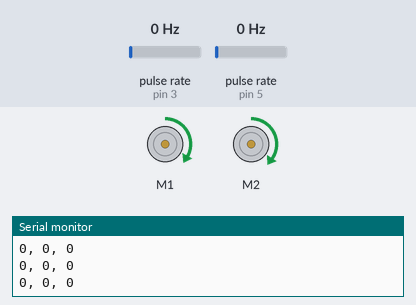
Bench run of a sketch on a simulated Arduino Uno, built with avr-gcc and run on an emulated ATmega328P. Parts: 2 × DC motor (green arrow = forward, orange = backward, longer = faster), the last lines printed to the serial monitor. Wiring (inferred from the names in the program): 2 × pulse sensor: data pin 3 / data pin 5. The test bench sets the inputs (shaded band); at power-on: pulse rate (sensors on pin 3, pin 5) 0 Hz.

Above: at 1.2 s.
1.3 s: pulse rate (sensor on pin 3) set to 4 Hz
At 2.55 s:
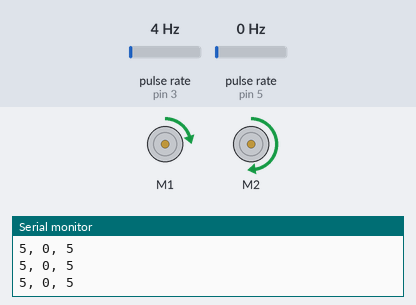
4.3 s: pulse rate (sensor on pin 5) set to 50 Hz
6.8 s: pulse rate (sensor on pin 3) set to 100 Hz
At 9.3 s:
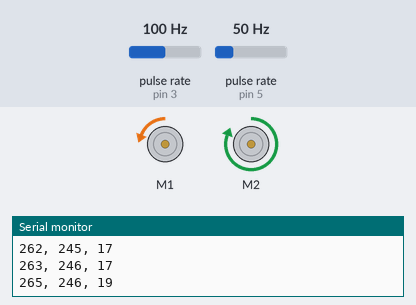
9.8 s: pulse rate (sensor on pin 5) set to 150 Hz
At 12.5 s:
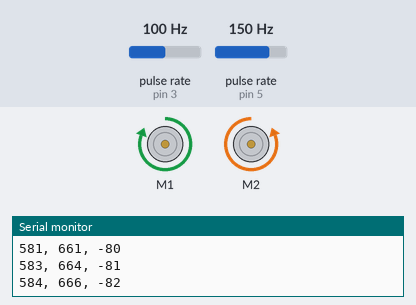
12.8 s: pulse rate (sensor on pin 3) set to 182 Hz
At 15.7 s:
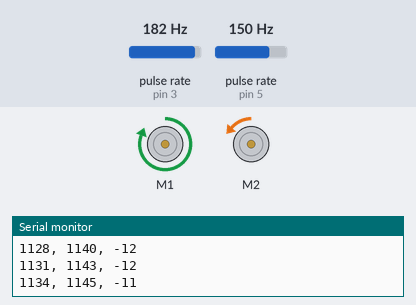
15.8 s: pulse rate (sensor on pin 5) set to 182 Hz
Timing chart, 0 to 19.8 s (numbered marks = the images above; inputs shaded):
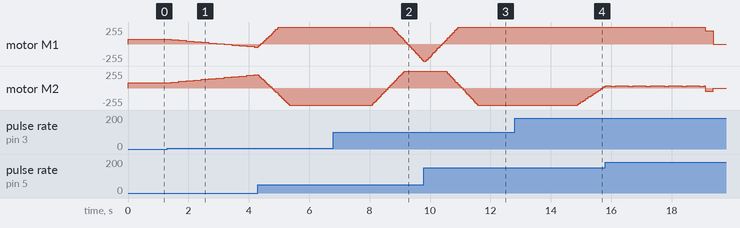

The sketch:

MotorCalibration.ino
```cpp
#include "DualVNH5019MotorShield.h"
#include "PinChangeInt.h"

#define pinEncoderL 3
#define pinEncoderR 5

DualVNH5019MotorShield md;

#define SPEED_MOVE 250
#define SPEED_SPIN 250
#define SPEED_CALIBRATE 100
#define MOTOR_MULTIPLIER 0.92

//29.70
/*
423
835
820
820
422
412
//
*/
volatile long encoderCountLeft, encoderCountRight;
long prevTick;
double integral;

int mode = 0;

void setup() {
  Serial.begin(9600);
  md.init();

  pinMode(pinEncoderL, INPUT);
  pinMode(pinEncoderR, INPUT);

  PCintPort::attachInterrupt(pinEncoderL, incLeft, RISING);
  PCintPort::attachInterrupt(pinEncoderR, incRight, RISING);
}

void loop() {
  forward(60);
//  reverse(120);
//  rotateRight(90);
//  rotateRight(90);
//  rotateRight(90);
//  rotateRight(90);
//  rotateLeft(90);
//  rotateLeft(90);
//  rotateLeft(90);
//  rotateLeft(90);
  delay(1000000);
}

void incLeft() {
  encoderCountLeft++;
}

void incRight() {
  encoderCountRight++;
}

double computePID() {
  Serial.println(String(encoderCountLeft) + ", " + String(encoderCountRight) + ", " + String(encoderCountLeft - encoderCountRight));
  double kp, ki, kd, p, i, d, error, pid;

  kp = 15; // trial and error
  ki = 0.005;
  kd = 0.025;

  error = encoderCountLeft - encoderCountRight;
  integral += error;

  p = kp * error;
  i = ki * integral;
  d = kd * (prevTick - encoderCountLeft);
  pid = p + i + d;

  prevTick = encoderCountLeft;

  return pid;
}

void forward(double cm) {
  double pid;
  int targetTick;
  integral = 0;
  encoderCountLeft = encoderCountRight = prevTick = 0;

  targetTick = cm * 30.3; // Caliberated to 30.25 ticks per cm

  if (mode == 0) {
    while (encoderCountLeft < min(50, targetTick)) {
      pid = computePID();
      md.setSpeeds((0.5 * SPEED_MOVE * MOTOR_MULTIPLIER) - pid, (0.5 * SPEED_MOVE) + pid);
    }
    while (encoderCountLeft < targetTick  - 50) {
      pid = computePID();
      md.setSpeeds((SPEED_MOVE * MOTOR_MULTIPLIER) - pid, SPEED_MOVE + pid);
    }
    while (encoderCountLeft < targetTick) {
      pid = computePID();
      md.setSpeeds((0.5 * SPEED_MOVE * MOTOR_MULTIPLIER) - pid, (0.5 * SPEED_MOVE) + pid);
    }
  }
  else if (mode == 1) {
    while (encoderCountLeft < targetTick) {
      pid = computePID();
      md.setSpeeds((SPEED_CALIBRATE * MOTOR_MULTIPLIER) - pid, SPEED_CALIBRATE + pid);
    }
  }

  md.setBrakes(400, 400);
  delay(100);
}


void reverse(double cm) {
  double pid;
  int targetTick;
  integral = 0;
  encoderCountLeft = encoderCountRight = prevTick = 0;

  targetTick = cm * 30.3; // Caliberated to 30.25 ticks per cm

  if (mode == 0) {
    while (encoderCountLeft < min(50, targetTick)) {
      pid = computePID();
      md.setSpeeds(-((0.5 * SPEED_MOVE * MOTOR_MULTIPLIER) - pid), -((0.5 * SPEED_MOVE) + pid));
    }
    while (encoderCountLeft < targetTick - 50) {
      pid = computePID();
      md.setSpeeds(-((SPEED_MOVE * MOTOR_MULTIPLIER) - pid), -(SPEED_MOVE + pid));
    }
    while (encoderCountLeft < targetTick) {
      pid = computePID();
      md.setSpeeds(-((0.5 * SPEED_MOVE * MOTOR_MULTIPLIER) - pid), -((0.5 * SPEED_MOVE) + pid));
    }
  }
  else if (mode == 1) {
    while (encoderCountLeft < targetTick) {
      pid = computePID();
      md.setSpeeds(-((SPEED_CALIBRATE * MOTOR_MULTIPLIER) - pid), -(SPEED_CALIBRATE + pid));
    }
  }

  md.setBrakes(400, 400);
  delay(100);
}

void rotateRight(double deg) {
  double pid;
  int targetTick;
  integral = 0;
  encoderCountLeft = encoderCountRight = prevTick = 0;

  if (deg <= 90) targetTick = deg * 4.39; //4.523
  else if (deg <= 180 ) targetTick = deg * 4.62;
  else if (deg <= 360 ) targetTick = deg * 4.675;
  else targetTick = deg * 4.65;

  if (mode == 0) {
    while (encoderCountLeft < min(50, targetTick)) {
      pid = computePID();
      md.setSpeeds((0.5 * SPEED_SPIN * MOTOR_MULTIPLIER) - pid, -((0.5 * SPEED_SPIN) + pid));
    }
    while (encoderCountLeft < targetTick - 50) {
      pid = computePID();
      md.setSpeeds((SPEED_SPIN * MOTOR_MULTIPLIER) - pid, -(SPEED_SPIN + pid));
    }
    while (encoderCountLeft < targetTick) {
      pid = computePID();
      md.setSpeeds((0.5 * SPEED_SPIN * MOTOR_MULTIPLIER) - pid, -((0.5 * SPEED_SPIN) + pid));
    }
  }
  else if (mode == 1) {
    while (encoderCountLeft < targetTick) {
      pid = computePID();
      md.setSpeeds((SPEED_CALIBRATE * MOTOR_MULTIPLIER) - pid, -(SPEED_CALIBRATE + pid));
    }
  }

  md.setBrakes(400, 400);
  delay(100);
}

void rotateLeft(double deg) {
  double pid;
  int targetTick;
  integral = 0;
  encoderCountLeft = encoderCountRight = prevTick = 0;

  if (deg <= 90) targetTick = deg * 4.39;
  else if (deg <= 180 ) targetTick = deg * 4.51;
  else if (deg <= 360 ) targetTick = deg * 4.51;
  else targetTick = deg * 4.65;

  if (mode == 0) {
    while (encoderCountLeft < min(50, targetTick)) {
      pid = computePID();
      md.setSpeeds(-((0.5 * SPEED_SPIN * MOTOR_MULTIPLIER) - pid), ((0.5 * SPEED_SPIN) + pid));
    }
    while (encoderCountLeft < targetTick - 50) {
      pid = computePID();
      md.setSpeeds(-((SPEED_SPIN * MOTOR_MULTIPLIER) - pid), (SPEED_SPIN + pid));
    }
    while (encoderCountLeft < targetTick) {
      pid = computePID();
      md.setSpeeds(-((0.5 * SPEED_SPIN * MOTOR_MULTIPLIER) - pid), ((0.5 * SPEED_SPIN) + pid));
    }
  }
  else if (mode == 1) {
    while (encoderCountLeft < targetTick) {
      pid = computePID();
      md.setSpeeds(-((SPEED_CALIBRATE * MOTOR_MULTIPLIER) - pid), (SPEED_CALIBRATE + pid));
    }
  }

  md.setBrakes(400, 400);
  delay(100);
}
```

Measured:
- after the input at 1.3 s, motor M1: moves from forward 73/255 to backward 46/255 over 2.7 s, starting after 0.13 s; motor M2: moves from forward 79/255 to forward 199/255 over 2.7 s, starting after 0.13 s
- after the input at 6.8 s, motor M1: moves from forward 255/255 to backward 255/255 over 1.0 s, starting after 1.9 s; motor M2: moves from backward 255/255 to forward 255/255 over 1.1 s, starting after 1.3 s
- after the input at 9.8 s, motor M1: moves from backward 255/255 to forward 255/255 over 1.1 s, starting after 0.08 s; motor M2: moves from forward 255/255 to backward 255/255 over 1.1 s, starting after 0.72 s
- after the input at 12.8 s, motor M2: moves from backward 255/255 to forward 26/255 over 0.89 s, starting after 2.1 s
